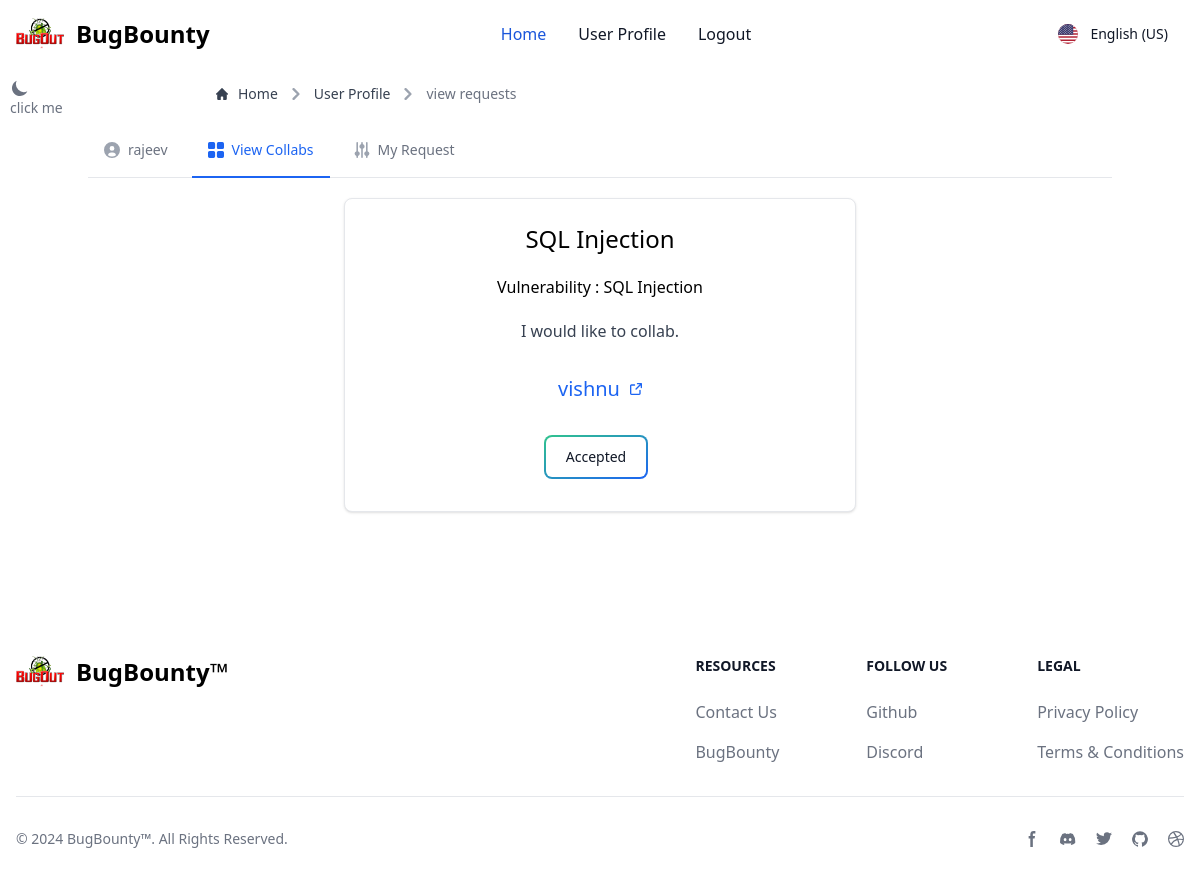
The app's page /viewcollabs/ (signed in) with its own data.
### app/models.py (models this page shows)
class collaborate(models.Model):
    post = models.ForeignKey(Posts, on_delete=models.CASCADE)
    user = models.ForeignKey(User, on_delete=models.CASCADE)
    description = models.TextField()
    status = models.CharField(max_length=50, default="pending")

class Posts(models.Model):
    title = models.CharField(max_length=150)
    description = models.TextField()
    tags = models.CharField(max_length=150, null=True, blank=True)
    user = models.ForeignKey(User, on_delete=models.CASCADE)
    date = models.DateField(auto_now=True)

### app/views.py (the view)
# urls.py: path('viewcollabs/', viewCollabs, name='viewcollabs'),
@login_required(login_url='/login')
def viewCollabs(request):
    try:
        list = []
        instance = Posts.objects.filter(user=request.user)
        for val in instance:
            find = collaborate.objects.filter(post=val.id)
            if find:
                list.extend(find)
        return render(request, 'viewcollabrequests.html', {"list": list})
    except Exception as e:
        print(e)
        return redirect(page404)

### app/templates/viewcollabrequests.html (shortened to what this page needs)
{% extends 'base.html' %}
{% block content %}
<div class="mx-14 md:mx-32">
    <nav class="flex" aria-label="Breadcrumb">
        <ol class="inline-flex items-center space-x-1 md:space-x-2 rtl:space-x-reverse">
          <li class="inline-flex items-center">
            <a href="{% url "index" %}" class="inline-flex items-center text-sm font-medium text-gray-700 hover:text-blue-600 dark:text-gray-400 dark:hover:text-white">
              Home
            </a>
          </li>
          <li>
            <div class="flex items-center">
              <svg class="rtl:rotate-180 w-3 h-3 text-gray-400 mx-1" aria-hidden="true" xmlns="http://www.w3.org/2000/svg" fill="none" viewBox="0 0 6 10">
                <path stroke="currentColor" stroke-linecap="round" stroke-linejoin="round" stroke-width="2" d="m1 9 4-4-4-4"/>
              </svg>
              <a href="{% url "userprofile" %}" class="ms-1 text-sm font-medium text-gray-700 hover:text-blue-600 md:ms-2 dark:text-gray-400 dark:hover:text-white">User Profile</a>
            </div>
          </li>
          <li aria-current="page">
            <div class="flex items-center">
              <svg class="rtl:rotate-180 w-3 h-3 text-gray-400 mx-1" aria-hidden="true" xmlns="http://www.w3.org/2000/svg" fill="none" viewBox="0 0 6 10">
                <path stroke="currentColor" stroke-linecap="round" stroke-linejoin="round" stroke-width="2" d="m1 9 4-4-4-4"/>
              </svg>
              <span class="ms-1 text-sm font-medium text-gray-500 md:ms-2 dark:text-gray-400">view requests</span>
            </div>
          </li>
        </ol>
      </nav>
    </div>
    <div class="border-b border-gray-200 dark:border-gray-700 mt-5 mb-3">
      <ul class="flex   flex-wrap -mb-px text-sm font-medium text-center text-gray-500 dark:text-gray-400 ">
          <li class="me-2">
              <a href="#" class="inline-flex items-center justify-center p-4 border-b-2 border-transparent rounded-t-lg hover:text-gray-600 hover:border-gray-300 dark:hover:text-gray-300 group ">
                  {{request.user}}
              </a>
          </li>
          <li class="me-2">
              <a href="{% url "viewcollabs" %}" class="inline-flex items-center justify-center p-4 text-blue-600 border-b-2 border-blue-600 rounded-t-lg  dark:text-blue-500 dark:border-blue-500 group" aria-current="page">
                  View Collabs
              </a>
          </li>
          <li class="me-2">
              <a href="{% url "mycollabs" %}" class="inline-flex items-center justify-center p-4 border-b-2 border-transparent rounded-t-lg hover:text-gray-600 hover:border-gray-300 dark:hover:text-gray-300 group">
                  My Request
              </a>
          </li>
      </ul>
  </div>
    <div class="flex flex-col justify-center items-center gap-3 mt-5 mb-5">
  {% block colabs %}
  {% if list|length != 0 %}
  {% for  val in list %}
  <div class="block w-auto md:w-1/2 md:flex flex-col justify-center items-center gap-5 p-6 bg-white border border-gray-200 rounded-lg shadow hover:bg-gray-100 dark:bg-gray-800 dark:border-gray-700 dark:hover:bg-gray-700">
    <h1 class="dark:text-white text-2xl cursor-pointer">{{val.post.title}}</h1> <span class="dark:text-white"> Vulnerability : {{val.post.tags}}</span>
    <p class="font-normal text-gray-700 dark:text-gray-400">{{val.description}}.</p>
    <a href="{% url "publicprofile" val.user %}" class="inline-flex font-medium items-center text-blue-600 hover:underline pt-3 pb-3 text-xl">
       {{val.user}}
    </a>
    <div class="flex items-center gap-3">
       {% if val.status == "accepted" %}
       <button class="relative inline-flex items-center justify-center p-0.5 mb-2 me-2 overflow-hidden text-sm font-medium text-gray-900 rounded-lg group bg-gradient-to-br from-green-400 to-blue-600 group-hover:from-green-400 group-hover:to-blue-600 hover:text-white dark:text-white focus:ring-4 focus:outline-none focus:ring-green-200 dark:focus:ring-green-800">
        <span class="relative px-5 py-2.5 transition-all ease-in duration-75 bg-white dark:bg-gray-900 rounded-md group-hover:bg-opacity-0">
        Accepted
        </span>
        </button>
       {% endif %}
    </div>
    </div>
    {% endfor %}
  {% endif %}
  {% endblock colabs %}
    </div>
{% endblock content %}

### records on screen
collaborate: post "SQL Injection", post.tags "SQL Injection", description "I would like to collab", user "vishnu", status "Accepted"

### other values on screen
{{ request.user }} "rajeev"
